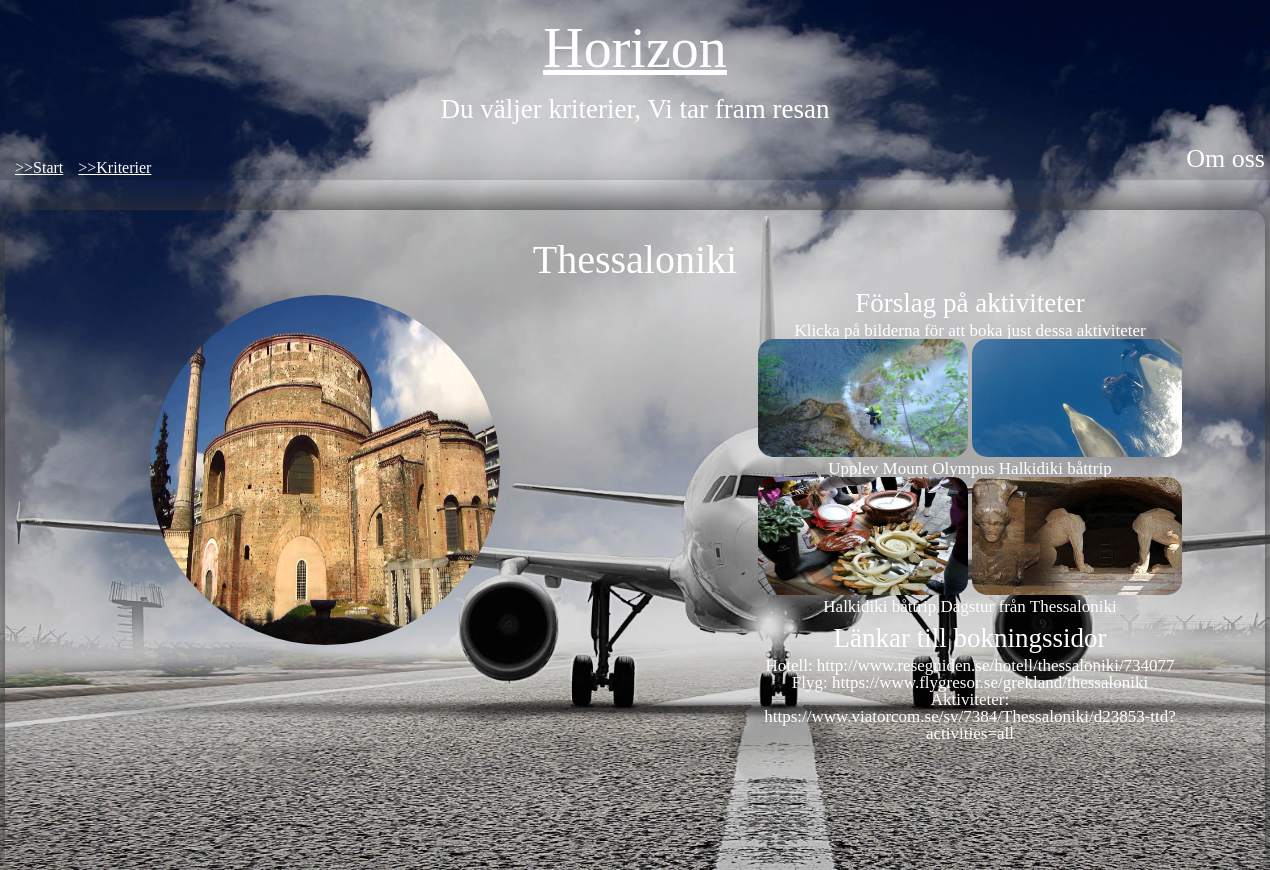
The app's page /show_city.php?stad=Thessaloniki with its own data.
### tables this page shows
CREATE TABLE `countries` (
  `id` int(4) NOT NULL,
  `stad` varchar(255) NOT NULL,
  `land` varchar(255) NOT NULL,
  `vandring` tinyint(1) NOT NULL,
  `kanot` tinyint(1) NOT NULL,
  `backpacking` tinyint(1) NOT NULL,
  `safari` tinyint(1) NOT NULL,
  `skidor` tinyint(1) NOT NULL,
  `surfing` tinyint(1) NOT NULL,
  `dykning` tinyint(1) NOT NULL,
  `bergsklattring` tinyint(1) NOT NULL,
  `spa` tinyint(1) NOT NULL,
  `naturupplevelser` tinyint(1) NOT NULL,
  `solsemester` tinyint(1) NOT NULL,
  `yoga` tinyint(1) NOT NULL,
  `meditation` tinyint(1) NOT NULL,
  `hotell` tinyint(1) NOT NULL,
  `motell` tinyint(1) NOT NULL,
  `vandrarhem` tinyint(1) NOT NULL,
  `camping` tinyint(1) NOT NULL,
  `bedAndBreakfast` tinyint(1) NOT NULL,
  `kostnadTransport` float NOT NULL,
  `kostnadBoende` float NOT NULL,
  `levnadsKostnad` float NOT NULL,
  `distans` int(5) NOT NULL,
  `solTemp` tinyint(1) NOT NULL,
  `svalTemp` tinyint(1) NOT NULL,
  `kalltTemp` tinyint(1) NOT NULL,
  `bergigt` tinyint(1) NOT NULL,
  `plant` tinyint(1) NOT NULL,
  `oken` tinyint(1) NOT NULL,
  `skog` tinyint(1) NOT NULL,
  `narhetTillVatten` tinyint(1) NOT NULL,
  `sightseeing` tinyint(1) NOT NULL,
  `storstad` tinyint(1) NOT NULL,
  `historia` tinyint(1) NOT NULL,
  `religion` tinyint(1) NOT NULL,
  `utbildningssyfte` tinyint(1) NOT NULL,
  `matresa` tinyint(1) NOT NULL,
  `kontinent` varchar(240) NOT NULL,
  `flygplan` tinyint(1) NOT NULL,
  `tag` tinyint(1) NOT NULL,
  `buss` tinyint(1) NOT NULL,
  `annat` tinyint(1) NOT NULL,
  `img1` varchar(250) NOT NULL,
  `img2` varchar(250) NOT NULL,
  `img3` varchar(250) NOT NULL,
  `img4` varchar(250) NOT NULL,
  `img5` varchar(250) NOT NULL,
  `countryInfo` longtext NOT NULL,
  `cityInfo` longtext NOT NULL,
  `background` varchar(250) NOT NULL,
  `imgLink1` longtext NOT NULL,
  `imgLink2` longtext NOT NULL,
  `imgLink3` longtext NOT NULL,
  `imgLink4` longtext NOT NULL,
  `imgText1` varchar(250) NOT NULL,
  `imgText2` varchar(250) NOT NULL,
  `imgText3` varchar(250) NOT NULL,
  `imgText4` varchar(250) NOT NULL,
  `hotellText` varchar(250) NOT NULL,
  `flygText` varchar(250) NOT NULL,
  `aktivitetText` varchar(250) NOT NULL
);

### show_city.php (the view, shortened to what this page needs)
<?php
$dbhost = "localhost";
$dbuser = "root";
$dbpass = "hejhej123";
$dbname = "newhorizons";
$conn = mysqli_connect($dbhost, $dbuser, $dbpass, $dbname);
$conn->set_charset("utf8");
$query = "";
?>
<!DOCTYPE html>
<html>
    <head>
	   <link type="text/css" rel="stylesheet" href="style.css">
    </head>
    <body id="body_resa">
		<header>
			<h1><a href="index.html">Horizon</a></h1>
            <h2 class="under_rubrik_text">Du väljer kriterier, Vi tar fram resan</h2>
            <div class="container">
                <ol class="breadcrumb">
                    <li><a href="index.html">&gt;&gt;Start</a></li>
                    <li><a href="kriterier.html">&gt;&gt;Kriterier</a></li>
                </ol>
            </div>
            <div class="dropdown">
            <a href="kontakt.html">Om oss</a>
        </div>
		</header>
		<section class="show_city">
			<?php
			if(isset($_GET['stad'])) {
				$query = "SELECT * FROM countries WHERE stad = '" . $_GET['stad'] . "'";
			}
			$result = mysqli_query($conn, $query);
			if($result) {
			while($row = mysqli_fetch_assoc($result)) {
				echo '<h2 id="city_name">' . $row['stad'] . '</h2>
					<div class="description_box">
						<img src="img/' . $row['land'] . '/' . $row['stad'] . '/'. $row['img1'] . '" class="img_cities" alt="img">
						<p id="city_description">' . $row['cityInfo'] . '
						</p>
					</div>';
				echo '<div class="booking_box">
				<h2 class="form_headings">Förslag på aktiviteter</h2>
				<p class="white_text">
					Klicka på bilderna för att boka just dessa aktiviteter
				</p>
				<a href="' . $row['imgLink1'] . '"><img src="img/' . $row['land'] . '/' .$row['stad'].'/'. $row['img2'] . '" class="activity_img" class="activity_left"></a>
				<a href="' . $row['imgLink2'] . '"><img src="img/' . $row['land'] . '/' .$row['stad'].'/'. $row['img3'] . '" class="activity_img" class="activity_left"></a>
				<div class="gather">
				<p class="activity_text" class="activity_left">
					' . $row['imgText1'] . '
				</p>
				<p class="activity_text" class="activity_right">
					' . $row['imgText2'] . '
				</p>
				</div>
				<a href="' . $row['imgLink3'] . '"><img src="img/' . $row['land'] . '/' .$row['stad'].'/'. $row['img4'] . '" class="activity_img" class="activity_left"></a>
				<a href="' . $row['imgLink4'] . '"><img src="img/' . $row['land'] . '/' .$row['stad'].'/'. $row['img5'] . '" class="activity_img" class="activity_left"></a>
				<div class="gather">
				<p class="activity_text" class="activity_left">
					' . $row['imgText3'] . '
				</p>
				<p class="activity_text" class="activity_right">
					' . $row['imgText4'] . '
				</p>
				</div>
				<h2 class="form_headings">Länkar till bokningssidor</h2>
				<p class="white_text">
					Hotell: ' . $row['hotellText'] . '
				</p>
				<p class="white_text">
					Flyg: ' . $row['flygText'] . '
				</p>
				<p class="white_text">
					Aktiviteter: '  . $row['aktivitetText'] . '
				</p>
			</div>';
                break;
			}
			}
			?>
		</section>
	</body>
</html>

### style.css (style rules this page uses)
html, body, div, span, applet, object, iframe, h1, h2, h3, h4, h5, h6, p, blockquote, pre, a, abbr, acronym, address, big, cite, code, del, dfn, em, img, ins, kbd, q, s, samp, small, strike, strong, sub, sup, tt, var, b, u, i, center, dl, dt, dd, ol, ul, li, fieldset, form, label, legend, table, caption, tbody, tfoot, thead, tr, th, td, article, aside, canvas, details, embed, figure, figcaption, footer, header, hgroup, menu, nav, output, ruby, section, summary, time, mark, audio, video { margin: 0; padding: 0; border: 0; font-size: 100%; font: inherit; vertical-align: baseline; }
article, aside, details, figcaption, figure, footer, header, hgroup, menu, nav, section { display: block; }
body { line-height: 1; }
ol, ul { list-style: none; }
#body_resa { background-image: url(img/view.jpg); background-size: cover; }
header { text-align: center; height: 180px; width: 100%; background: rgba(0, 0, 0, 0.15); }
header a { color: white; }
h1 { text-align: center; margin: 0; padding-top: 20px; color: white; font-size: 56px; font-family: "Cinzel"; text-decoration: underline; }
h2 { color: white; font-size: 27px; font-family: "Cinzel"; }
p { color: black; font-size: 17px; }
.under_rubrik_text { margin-top: 20px; }
section { text-align: center; }
.form_headings { margin-top: 10px; margin-bottom: 5px; }
.show_city { background: rgba(0,0,0,0.15); padding: 30px; border-radius: 15px; box-shadow: 0px 0px 40px 5px rgba(50,50,50,1); width: 1200px; margin-top: 30px; margin-left: auto; margin-right: auto; height: 600px; color: white; }
#city_name { font-size: 40px; }
.img_cities { width: 350px; height: 350px; border-radius: 50%; margin-bottom: 10px; margin-top: 15px; }
.description_box { width: 500px; float: left; color: white; margin-left: 40px; }
.booking_box { width: 450px; float: right; height: auto; border-radius: 15px; margin-right: 40px; }
.activity_img { border-radius: 15px; height: 118px; width: 210px; }
.activity_text { display: inline; color: white; }
.white_text { color: white; }
.dropdown a { text-decoration: none; font-size: 26px; padding-right: 5px; }
.dropdown { position: relative; display: inline-block; float: right; margin-top: 23px; height: 33px; }
.container { position: relative; display: inline-block; float: left; margin-top: 37px; }
.breadcrumb li { margin-left: 15px; float: left; }

### records on screen
countries: stad "Thessaloniki", land+stad+img1 (picture), land+stad+img2 (picture), land+stad+img3 (picture), imgText1 "Upplev Mount Olympus", imgText2 "Halkidiki båttrip", land+stad+img4 (picture), land+stad+img5 (picture), imgText3 "Halkidiki båttrip", imgText4 "Dagstur från Thessaloniki", hotellText "http://www.reseguiden.se/hotell/thessaloniki/734077", flygText "https://www.flygresor.se/grekland/thessaloniki", aktivitetText "https://www.viatorcom.se/sv/7384/Thessaloniki/d23853-ttd?activities=all"
